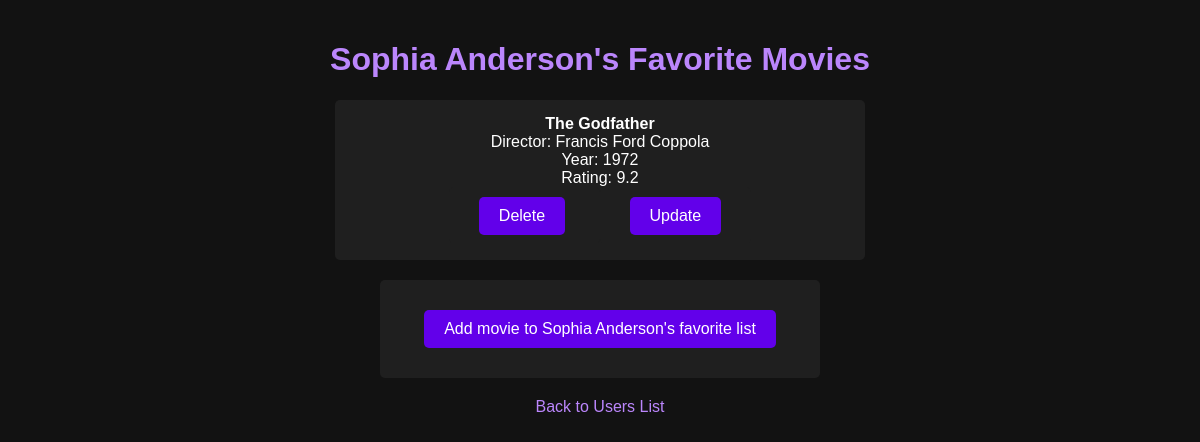
The page /users/1 on the database as committed earlier.
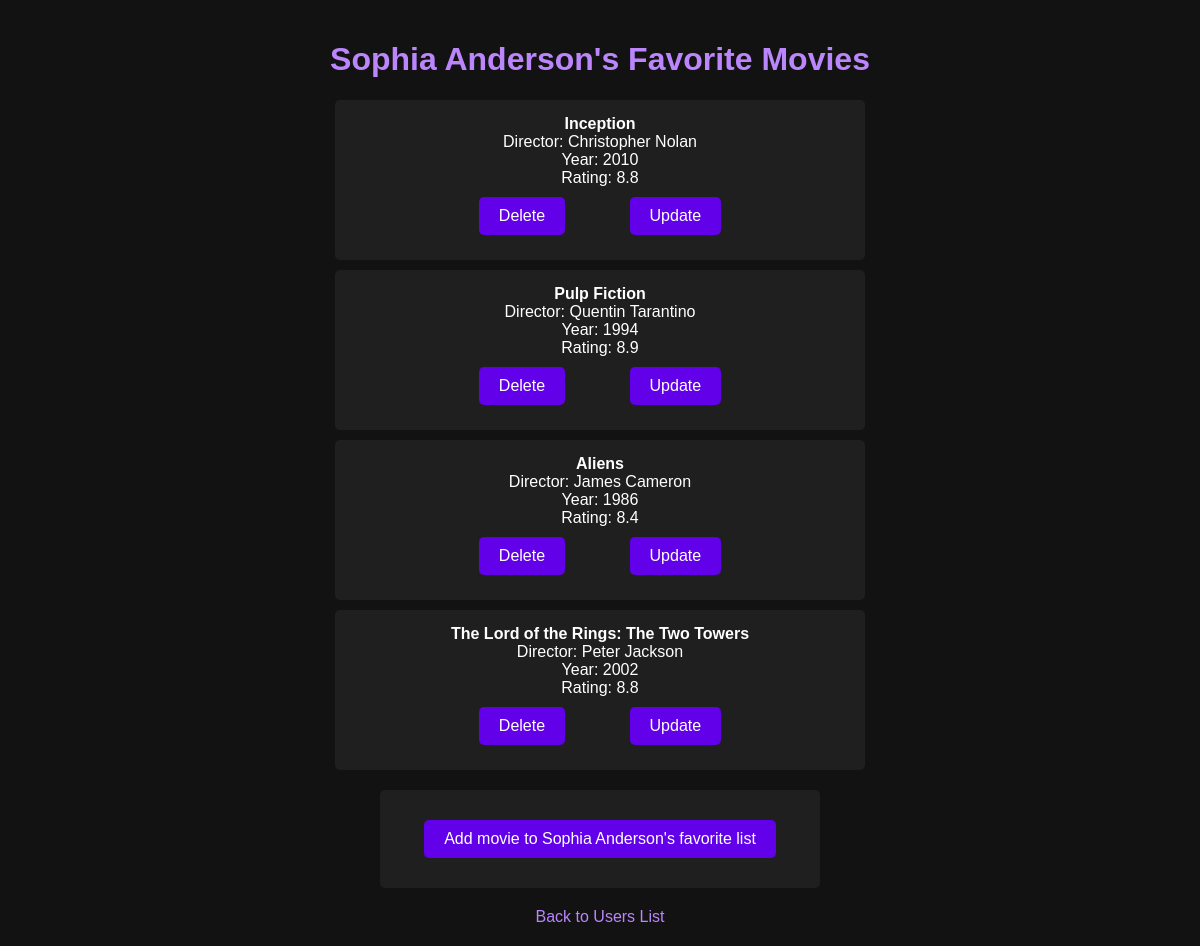
The same page on the database as committed later.
### tables this page shows
CREATE TABLE movies(
	id INTEGER PRIMARY KEY AUTOINCREMENT,
	name VARCHAR(255) NOT NULL,
	year INTEGER,
	rating DECIMAL(3,1) CHECK (rating BETWEEN 0 AND 10),
	director VARCHAR(255)
	);

### app.py (the view)
@app.route('/users/<int:user_id>')
def get_user_movies(user_id):
    movies = data_manager.get_user_movies(user_id)
    user = data_manager.get_user_by_id(user_id)
    return render_template('user_movies.html', user=user, movies=movies)

### datamanager/sqlite_data_manager.py (called while the page is built)
    def get_user_by_id(self, user_id):
        try:
            with self._engine.connect() as connection:
                params = {"user_id": user_id}
                result = connection.execute(text("SELECT users.name FROM users WHERE users.id = :user_id"), params)
                return {"name": [row.name for row in result][0], "id": user_id}
        except Exception as err:
            print("Can not find user:" + str(err))
            return ""

### templates/user_movies.html (shortened to what this page needs)
<!DOCTYPE html>
<html lang="en">
<head>
    <link rel="stylesheet" href="{{ url_for('static', filename='style.css') }}">
</head>
<body>
<h1>{{ user['name'] }}'s Favorite Movies</h1>
<ul>
    {% for movie, details in movies.items() %}
    <li>
        <strong>{{ movie }}</strong><br>
        Director: {{ details.director }}<br>
        Year: {{ details.year }}<br>
        Rating: {{ details.rating }}<br>
        <form action="{{ url_for('delete_movie', user_id=user['id'], movie_id=details.id) }}" method="GET"
              style="display:inline;"
              onsubmit="return confirm('Are you sure you want to delete {{ movie }} from {{ user['name'] }}\'s favorite list?');">
            <button type="submit">Delete</button>
        </form>
        <form action="{{ url_for('update_movie', user_id=user['id'], movie_id=details.id) }}" method="GET"
              style="display:inline;">
            <button type="submit">Update</button>
        </form>
    </li>
    {% endfor %}
</ul>
<form action="{{ url_for('add_movie_to_user', user_id=user['id']) }}" method="GET" style="display:block;">
    <button type="submit">Add movie to {{ user['name'] }}'s favorite list</button>
</form>
<a href="{{ url_for('list_users') }}">Back to Users List</a>
</body>
</html>

Rows that differ between the two databases and show on the page:
removed movies: name "The Godfather", director "Francis Ford Coppola", year "1972", rating "9.2"
now on this page (row unchanged): movies: name "Inception", director "Christopher Nolan", year "2010", rating "8.8"
now on this page (row unchanged): movies: name "Pulp Fiction", director "Quentin Tarantino", year "1994", rating "8.9"
added movies: name "Aliens", director "James Cameron", year "1986", rating "8.4"
added movies: name "The Lord of the Rings: The Two Towers", director "Peter Jackson", year "2002", rating "8.8"
